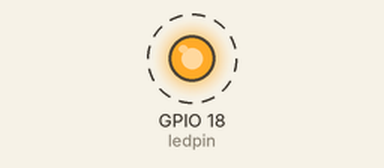
This program was run on a simulated Raspberry Pi (BCM pin numbers). On the bench: output pins drawn as LEDs (lit = HIGH). Dashed ring = blinking.

Above: at 0.2 s.
Timing chart, 0 to 3.0 s (numbered marks = the images above):
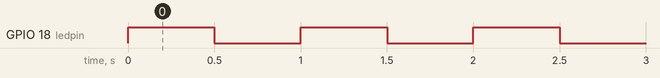

The program:

blink.py
```python
import RPi.GPIO as GPIO
import time

GPIO.setmode(GPIO.BCM)
GPIO.setwarnings(False)


ledpin = 18
GPIO.setup(ledpin, GPIO.OUT)

try:
    while True:
        GPIO.output(ledpin, 1)
        time.sleep(0.5)
        GPIO.output(ledpin, 0)
        time.sleep(0.5)
except KeyboardInterrupt:
    GPIO.cleanup()
```

Measured:
- by itself, GPIO 18 (ledpin): alternates HIGH for 0.50 s and LOW for 0.50 s
